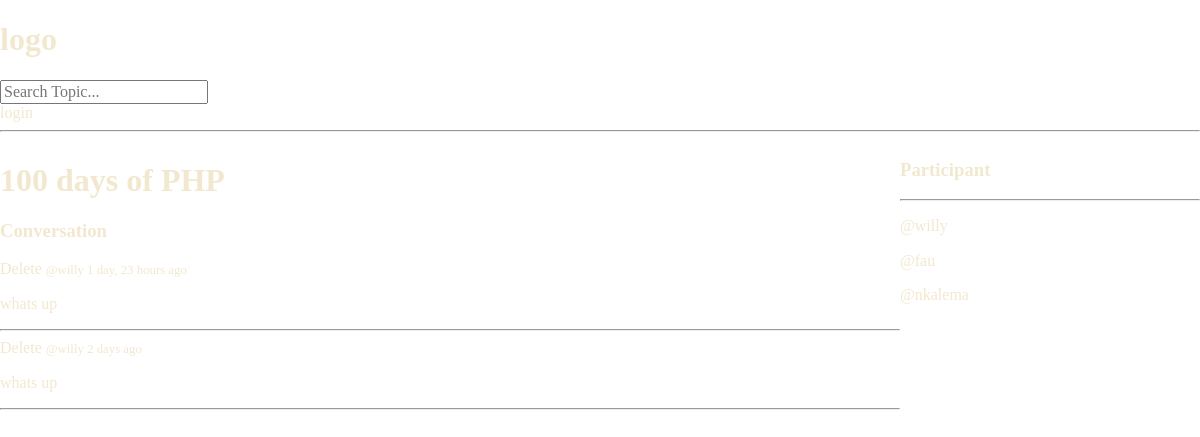
/room/5/, run on the app's committed database.
### base/models.py (models this page shows, shortened)
class Room(models.Model):
    host = models.ForeignKey(User, on_delete=models.SET_NULL, null=True)
    topic = models.ForeignKey(Topic,on_delete=models.SET_NULL, null=True)
    name = models.CharField(max_length=200)
    description = models.TextField(null=True, blank=True)
    participants = models.ManyToManyField(User, related_name="participants", blank=True)
    update = models.DateTimeField(auto_now=True)
    created = models.DateTimeField(auto_now_add=True)
    class Meta:
        ordering = ['-update', '-created']

class Message(models.Model):
    user = models.ForeignKey(User, on_delete=models.CASCADE)
    room = models.ForeignKey(Room, on_delete=models.CASCADE)
    body = models.TextField()
    update = models.DateTimeField(auto_now=True)
    created = models.DateTimeField(auto_now_add=True)
    class Meta:
        ordering = ['-update', '-created']

### base/views.py (the view, shortened to what this page needs)
# urls.py: path('room/<str:pk>/', views.room, name='room'),
def room(request, pk):
    room = Room.objects.get(id=pk)
    room_messages = room.message_set.all()
    participants = room.participants.all()
    context = {'room': room, 'room_messages': room_messages, 'participants': participants}
    return render(request, 'room.html', context)

### templates/room.html (shortened to what this page needs)
{% extends 'main.html'%}
{% block content%}
<div class="room-container">
    <div>
        <h1>{{room.name}}</h1>
        <div class="comment-wrapper">
            <h3>Conversation</h3>
            {% for message in room_messages%}
            <div>
                {% if request.user == user%}
                <a href = "{% url 'delete-message' message.id%}">Delete </a>
                {% endif %}
                <small>@{{message.user}}   {{message.created | timesince}} ago</small>
                <p>
                    {{message.body}}
                </p>
                <hr>
            </div>
            {%endfor%}
        </div>
    </div>
    <div>
        <h3>Participant</h3>
        <hr>
        {% for user in participants%}
        <div>
            <p>@{{user.username}}</p>
        </div>
        {% endfor %}
    </div>
</div>
{% endblock %}

### base/static/main.css (style rules this page uses)
body { color: #F2E8CF; }
a { text-decoration: none; color: #F2E8CF; }
.room-container { display: grid; grid-template-columns: 3fr 1fr; }

### templates/room.html (style rules this page uses)
.room-container { display: grid; grid-template-columns: 3fr 1fr; }

### data on the page
Room: name "100 days of PHP"
Message: user "willy", created "1 day, 23 hours", body "whats up"
Message: user "willy", created "2 days", body "whats up"

### other printed values
{{ user.username }} "willy"
{{ user.username }} "fau"
{{ user.username }} "nkalema"
